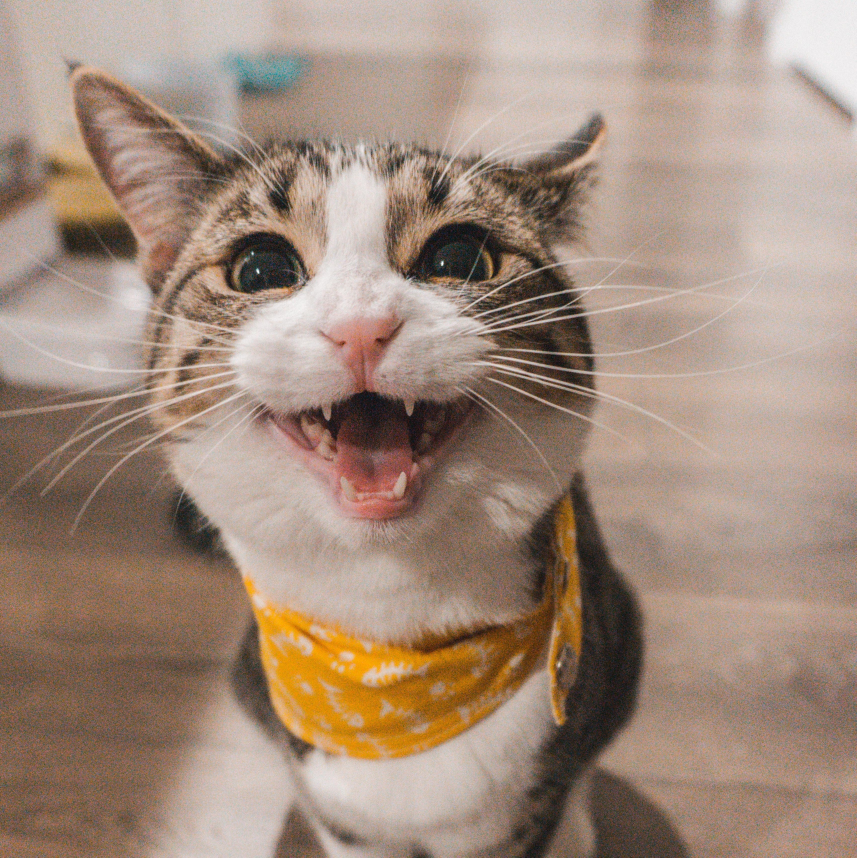
#> input picture Sem2_DIP/cat.jpg, 3426 x 3430 px, found by its file name (shown at 1/4 size)
$ python dip_exp1.py
#> lines starting #> are read from the running program, lines starting #| are printed output that depends on the picture
# -*- coding: utf-8 -*-
"""DIP_Exp1.ipynb

Automatically generated by Colaboratory.

Original file is located at
    https://colab.research.google.com/drive/1W1vWObVDNYzGWK0eOMY5tkrNd3mz4Qv5
"""

import cv2
import numpy as np
import matplotlib.pyplot as plt
from google.colab.patches import cv2_imshow

img = cv2.imread("/content/cat.jpg",1)
#> img is the input picture: shape (3430, 3426, 3); mean B, G, R 123.9, 139.4, 161.8

img2 = cv2.imread("/content/cat.jpg",0)
#> img2: shape (3430, 3426); min 0, max 255, mean 144.3

cv2_imshow(img2)

arr = np.array(img2)

arr.shape

np.shape(img2)

np.shape(img)

img2_resize = cv2.resize(img2,(100,100))

cv2_imshow(img2_resize)

img2_rotated = cv2.rotate(img2_resize,cv2.ROTATE_90_CLOCKWISE)
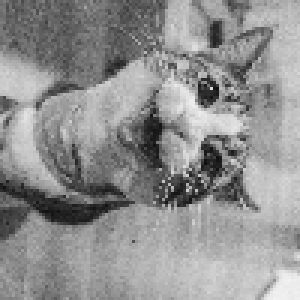
#> img2_rotated: shape (100, 100) (shown 3 times larger); min 13, max 242, mean 144.2

cv2_imshow(img2_rotated)

img2_color = cv2.cvtColor(img2, cv2.COLOR_GRAY2RGB)

cv2_imshow(cv2.resize(img2_color,(200,200)))

img_gray = cv2.cvtColor(img,cv2.COLOR_RGB2GRAY)

cv2_imshow(cv2.resize(img_gray,(200,200)))
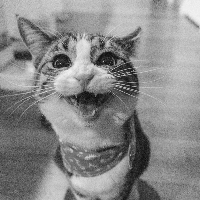
#> shown: shape (200, 200); min 10, max 243, mean 137.2

img3 = cv2.imread("/content/boat.jpg",0)
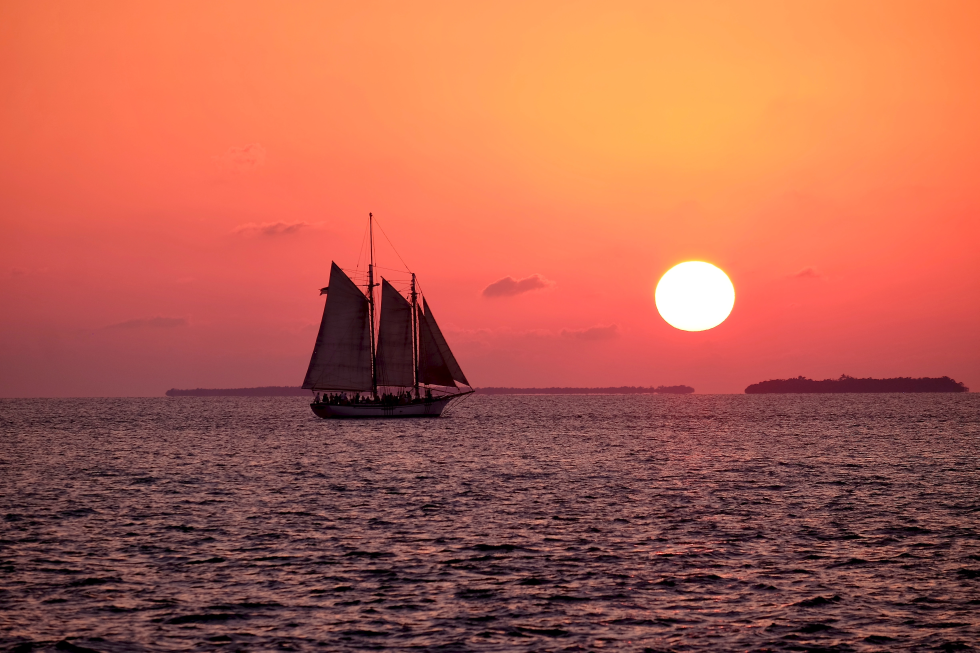
#> input picture Sem2_DIP/boat.jpg, 4896 x 3264 px, found by its file name (shown at 1/5 size)
#> img3: shape (3264, 4896); min 0, max 255, mean 118.6

img3 = cv2.resize(img3,(200,200))
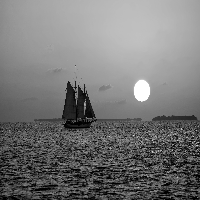
#> img3: shape (200, 200); min 0, max 255, mean 118.6
img2 = cv2.resize(img2,(200,200))
#> img2: shape (200, 200)
img3 = cv2.add(img3,img2)
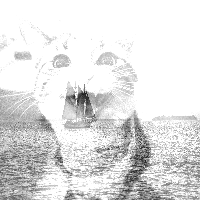
#> img3: shape (200, 200); min 29, max 255, mean 225
img3_resize = cv2.resize(img3,(200,200))

cv2_imshow(img3_resize)

img_cat = cv2.imread("/content/cat.jpg")
img_boat = cv2.imread("/content/boat.jpg")
#> img_boat is the input picture: shape (3264, 4896, 3); mean B, G, R 77.8, 96.1, 178.3

img_cat = cv2.resize(img_cat,(500,500))
img_boat = cv2.resize(img_boat,(500,500))
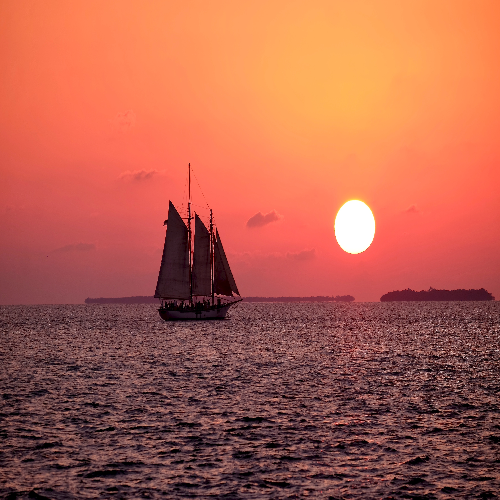
#> img_boat: shape (500, 500, 3); mean B, G, R 77.7, 96, 178.2

img_new = cv2.add(img_cat,img_boat)
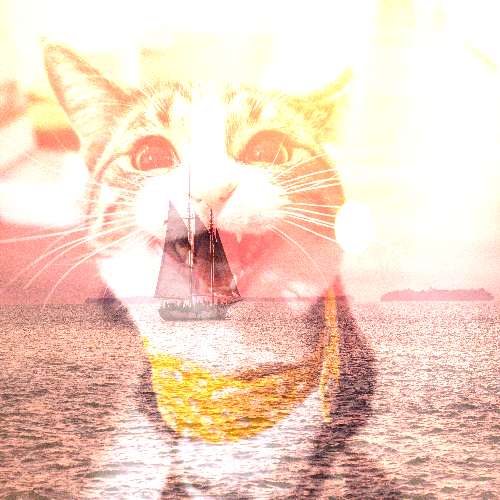
#> img_new: shape (500, 500, 3); mean B, G, R 196.1, 212.9, 242.4
cv2_imshow(img_new)
